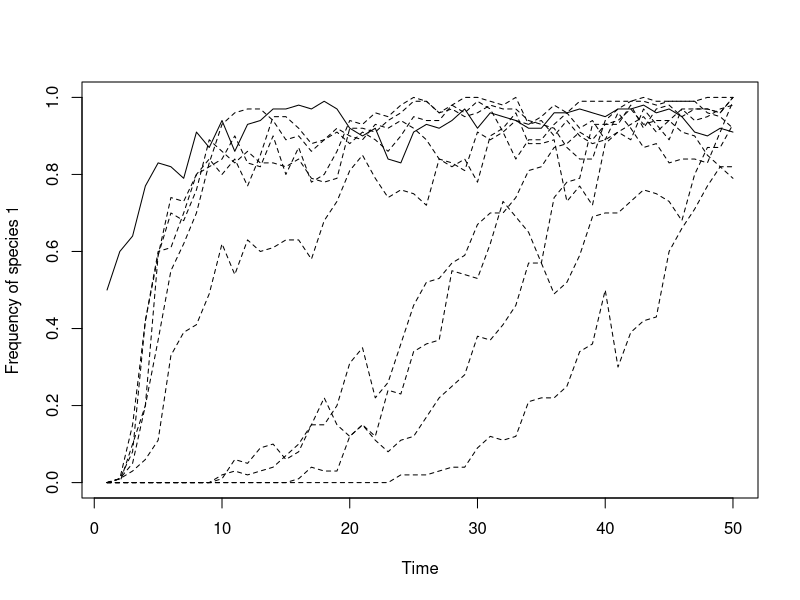

The R source for this figure:
num.years <- 50 #Simulation Years
num.patch <- 10 #Number of Patches
J <- 100 # Patch carrying capacity
initial.patch <- 1 #Number of Initially Occupied Patches
m <- 0.02 #Dispersal Probability
fit.ratio.m <- 1/5 #Dispersal Fitness Ratio
Np <- 0.5 #Fraction of Species 1 in initial condition 

fit.ratio.avg <- vector(length=num.patch)
fit.ratio.avg[] <- c(1.2,1.2) #Reproductive Fitness ratio
freq.dep <- vector(length=num.patch)
freq.dep[] <- 0 # Frequency Dependence

P <- c(rep(J, initial.patch), rep(0, num.patch-initial.patch)) # Defines Patch Population Vector
init.1 <- Np*J 
COM <- matrix(nrow=J, ncol=num.patch)
COM[1:init.1,] <- 1; COM[(init.1+1):J,] <- 2 
COM[,P==0]<-0
year <- 2

freq.1.mat <- matrix(nrow = num.years, ncol = num.patch)
freq.1.mat[1,] <- (init.1*P)/J^2 #Changed initial frequency calculation due to changes in J/init.1

## run simulation
for (i in 1:(J*num.patch*(num.years-1))) {
  
  ## choose a patch where a death even will occur  
  patch <- sample(1:num.patch,1)
  occupied_patch<-sum(COM!=0)/(J) #Calculates the proportion of all patches that are currently occupied.  
  
  ## calculate Pr.1 if dispersal occurs  
  if (runif(1) < m) {
    freq.1.meta <- sum(COM==1)/(J*occupied_patch) #Changes frequency calculation to be proportion of occupied patches (rather than all patches)
    Pr.1 <- fit.ratio.m*freq.1.meta/(fit.ratio.m*freq.1.meta + (1-freq.1.meta))
    Bool<-1  # Added a Boolean marker to signify dispersal case
  } else { 
    
    ## calculate Pr.1 if local reproduction (not dispersal)
    freq.1 <- sum(COM[,patch]==1)/(sum(COM[,patch]!=0)+10^-20); freq.2 <- 1 - freq.1 #Same as above; frequency calculation reflects patch occupancy rather than raw patch number. 
    fit.ratio <- exp(freq.dep[patch]*(freq.1-0.5) + log(fit.ratio.avg[patch]))
    Pr.1 <-  fit.ratio*freq.1/(fit.ratio*freq.1 + freq.2)
    Bool<-0 # See above.
  }
  if(Bool==0&&sum(COM[,patch])<(runif(1)*J)){}else{ ##This line scales local reproduction rate by the total patch population. Newly-colonized patches with few individuals have a chance of skipping reproduction proportional to % missing population.
  COM[ceiling(J*runif(1)),patch] <- sample(c(1,2), 1, prob=c(Pr.1,1-round(Pr.1, digits=5)))}
  
  ## record data  
  if (i %% (J*num.patch) == 0) {
    freq.1.mat[year,] <- colSums(COM==1)/J
    year <- year + 1 
  }
} 

## graph the results
plot(1:num.years, freq.1.mat[,1], type="l", xlab="Time", 
     ylab="Frequency of species 1", ylim=c(0,1))
for (i in 2:(num.patch)) {
  lines(1:num.years,freq.1.mat[,i], type="l", lty=2, ylim=c(0,1))}